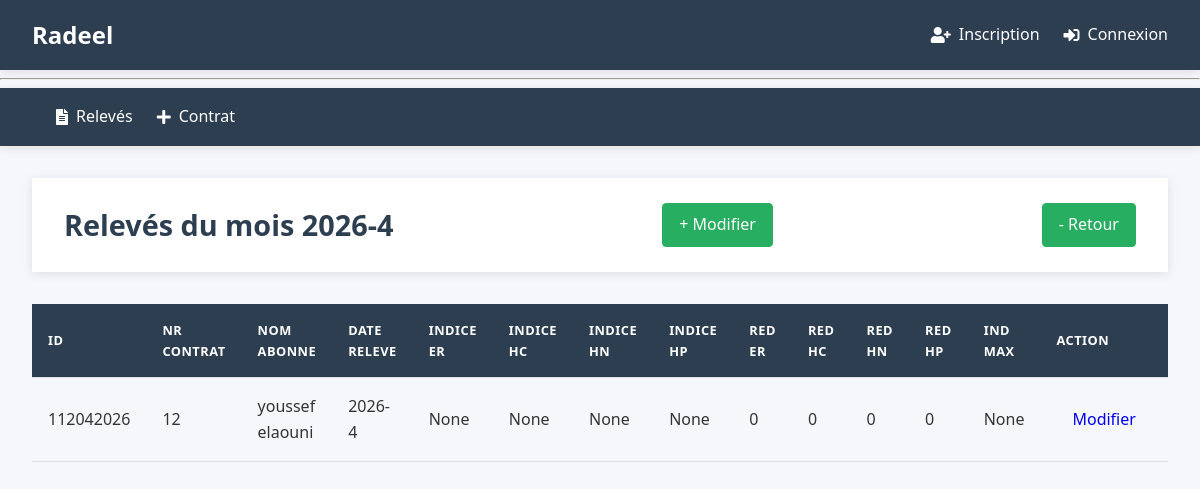
The page /2026-4/afficher on the database as committed earlier.
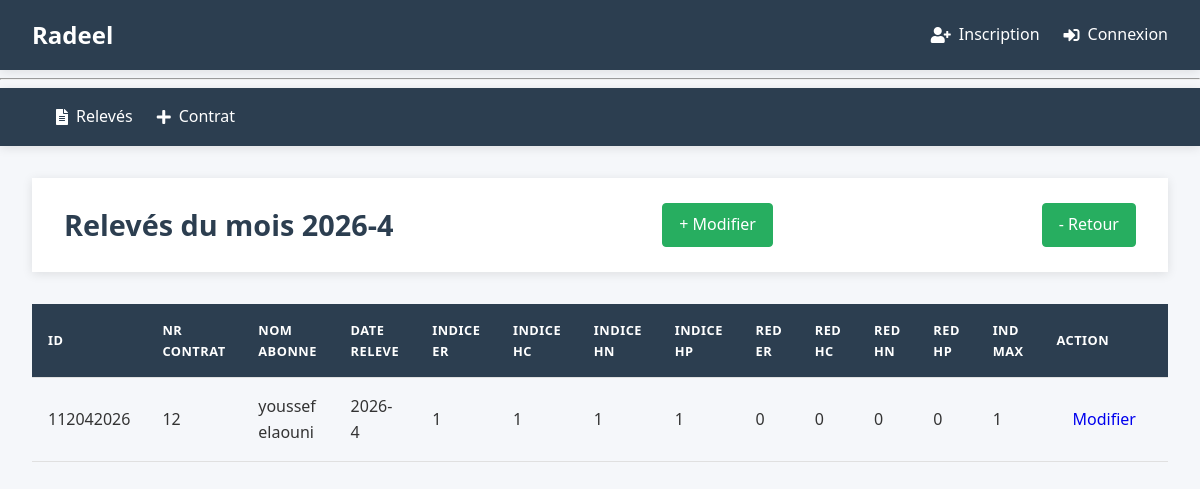
The same page on the database as committed later.
### tables this page shows
CREATE TABLE releves (
    id TEXT PRIMARY KEY NOT NULL,
    Nr_contrat INTEGER NOT NULL,
    mois INTEGER CHECK (mois BETWEEN 1 AND 12),
    annee INTEGER ,
    IER INTEGER CHECK(IER >= 0),-- Indicateur d'energie reactif
    IEA_HC INTEGER CHECK(IEA_HC >= 0),-- Indicateur d'energie active en heures creuses
    IEA_HN INTEGER CHECK(IEA_HN >= 0),-- Indicateur d'energie active en heures normales
    IEA_HP INTEGER CHECK(IEA_HP >= 0),-- Indicateur d'energie active en heures pleines
    RED_ER INTEGER DEFAULT 0,--Redressement d'energie reactif
    RED_EA_HC INTEGER DEFAULT 0,--Redressement d'energie active en heures creuses
    RED_EA_HN INTEGER DEFAULT 0,--Redressement d'energie active en heures normales
    RED_EA_HP INTEGER DEFAULT 0 ,--Redressement d'energie active en heures pleines
    IMAX INTEGER CHECK(IMAX >= 0),--Indicateur de maximum KW
    FOREIGN KEY (Nr_contrat) REFERENCES contrats(Nr_contrat) ON DELETE CASCADE
    --UNIQUE(Nr_contrat, mois, annee) -- Assure qu'il n'y a qu'un relevé par mois et par contrat
);

CREATE TABLE contrats (
    Nr_contrat INTEGER PRIMARY KEY ,
    nom_abonne TEXT NOT NULL,
    Adresse TEXT NOT NULL,
    date_contrat DATE NOT NULL DEFAULT CURRENT_DATE,
    Secteur INTEGER NOT NULL,
    Puissance_souscrite INTEGER NOT NULL CHECK(Puissance_souscrite > 0),
    Puissance_installee INTEGER NOT NULL CHECK(Puissance_installee > 0),
    type_installation INTEGER NOT NULL CHECK(type_installation IN (1, 2, 12)),
    statut TEXT NOT NULL DEFAULT 'actif' CHECK(statut IN ('actif', 'resile', 'suspendu'))
);

### radeel/releve.py (the view)
@br.route("/<mois>/afficher")
def afficher(mois):
    db = get_db()
    date = get_date_from_mois(mois)
    if not date:
        return redirect(url_for('releve.index'))
    annee ,mois_= date
    releves = db.execute("""
        SELECT r.*, c.nom_abonne
        FROM releves r
        JOIN contrats c ON c.Nr_contrat = r.Nr_contrat
        WHERE r.mois = ? and r.annee = ?
    """, (mois_,annee,)).fetchall()
    return render_template("releves/afficher.html", releves=releves, mois=mois)

### radeel/auth.py (called while the page is built)
@bp.before_app_request
def load_logged_in_user():
    user_id = session.get('user_id')
    if user_id is None:
        g.user = None
    else:
        g.user = get_db().execute(
            'SELECT * FROM user WHERE id = ?', (user_id,)
        ).fetchone()

### radeel/db.py (called while the page is built)
def get_db():
    if 'db' not in g:
        g.db = sqlite3.connect(
            current_app.config['DATABASE'],
            detect_types=sqlite3.PARSE_DECLTYPES
        )
        g.db.execute("PRAGMA foreign_keys = ON;")
        g.db.row_factory = sqlite3.Row
    return g.db

### radeel/releve.py (called while the page is built)
def get_date_from_mois(mois):
    try:
        annee,mois = map(int, mois.split("-"))
        if 1 <= mois <= 12:
            return  annee, mois
        else:
            raise ValueError("Mois invalide")
    except ValueError:
        flash("Format de mois invalide. Utilisez 'MM-AAAA'.", "error")
        return None

### radeel/templates/releves/afficher.html
{% extends 'base.html' %}
{% block header %}
    <h1>Relevés du mois {{ mois }}</h1>
    {% if not releves %}
        <a href="{{ url_for('releve.creer',mois = mois) }}" class="btn btn-success">+ Creer</a>
    {%else%}
        <a href="/" class="btn btn-success">+ Modifier</a>
    {% endif %}
    <a href="/" class="btn btn-success">- Retour</a>
{% endblock %}
{% block content %}
    <table cellpadding="5">
        <thead>
            <tr>
                <th>ID</th>
                <th>Nr contrat</th>
                <th>Nom abonne</th>
                <th>Date Releve</th>
                <th>Indice ER</th>
                <th>Indice HC</th>
                <th>Indice HN</th>
                <th>Indice HP</th>
                <th>Red ER</th>
                <th>Red HC</th>
                <th>Red HN</th>
                <th>Red HP</th>
                <th>Ind Max</th>
                <th>Action</th>
            </tr>
        </thead>
        <tbody>
            {% for r in releves %}
            <tr>
                <td>{{ r.Id}}</td>
                <td>{{ r.Nr_contrat }}</td>
                <td>{{ r.nom_abonne }}</td>
                <td>{{ mois}}</td>
                <td>{{ r.IER }}</td>
                <td>{{ r.IEA_HC }}</td>
                <td>{{ r.IEA_HN }}</td>
                <td>{{ r.IEA_HP }}</td>
                <td>{{ r.Red_ER }}</td>
                <td>{{ r.Red_EA_HC }}</td>
                <td>{{ r.Red_EA_HN }}</td>
                <td>{{ r.Red_EA_HP }}</td>
                <td>{{ r.imax }}</td>
                <td>
                    <a href="{{ url_for('releve.modifier', id=r.Id) }}" class="btn btn-primary">Modifier</a>
                </td>
            </tr>
            {% endfor %}
        </tbody>
    </table>
{% endblock %}

Rows that differ between the two databases and show on the page:
changed releves "youssef elaouni": IER "None" → "1"; IEA_HC "None" → "1"; IEA_HN "None" → "1"; IEA_HP "None" → "1"; imax "None" → "1"
